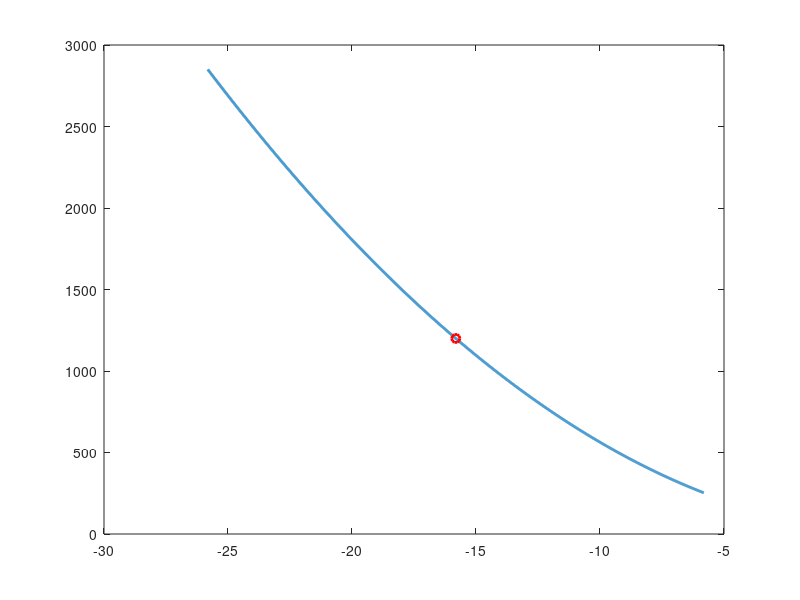
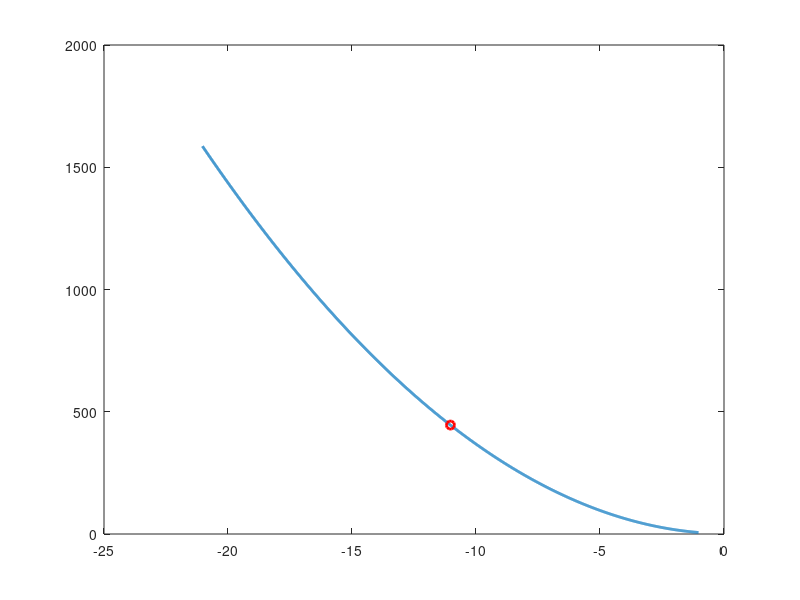
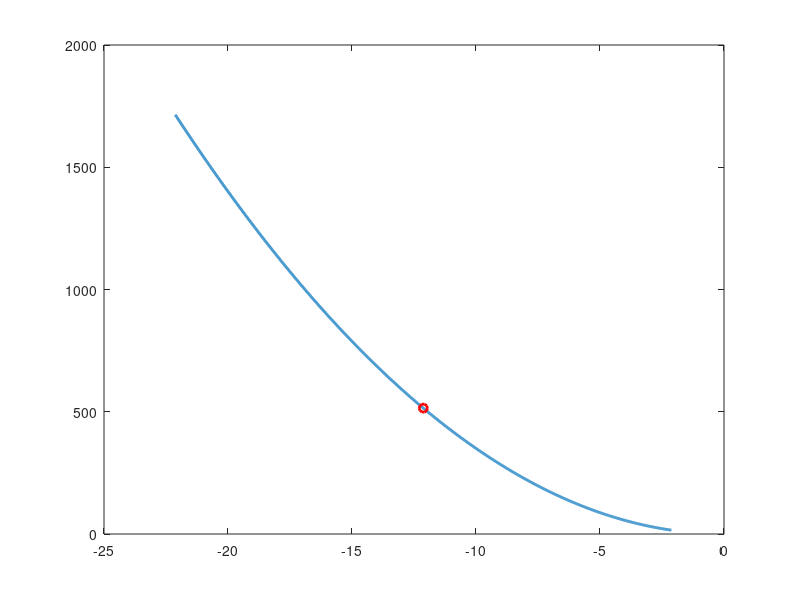
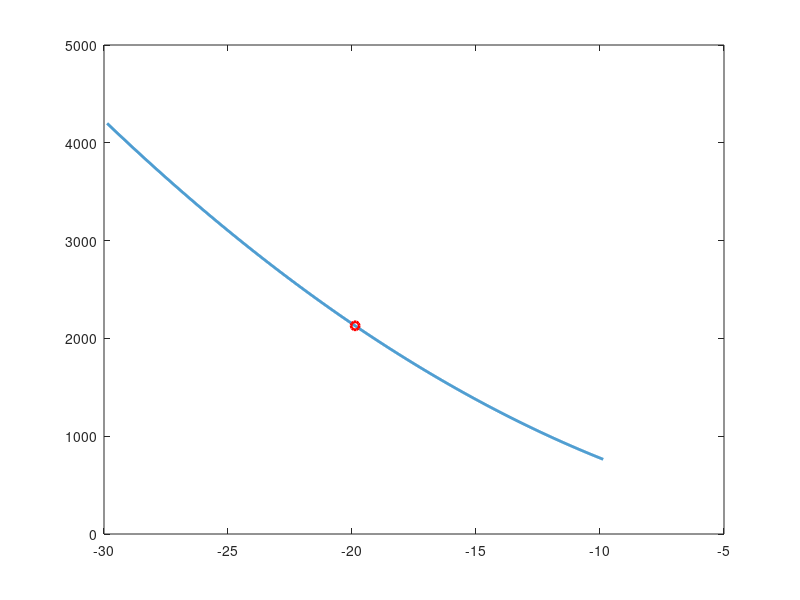

These charts were generated, in order, by the following MATLAB code:
clear all; clc;

m=8;
n=6;r = 3;
%X = rand(m,n);
W0 = randn(m,r);
 H0 = randn(r,n);
 X =  (W0*H0).^2;

lambda = randn(m,n);
rho=5;


p = find(X>0);
q = find(X==0);

epsilon = 0.001;

[U,S,V] = svds(X,r);
Theta = U*S*V';
Theta = max(epsilon,Theta);

W = U;
H = S*V';

A = W*H;

%for k=1:100


t1 = (rho*A - lambda + sqrt((lambda - rho*A).^2 + 8*X.*(rho+2))) ./ 2*(rho+2);
t2 = (rho*A - lambda - sqrt((lambda - rho*A).^2 + 8*X.*(rho+2))) ./ 2*(rho+2);

g1 = t1.^2 - X.* log(t1.^2) + t1.*lambda + rho/2 .* (t1-A).^2;
g2 = t2.^2 - X.* log(t2.^2) + t2.*lambda + rho/2 .* (t2-A).^2;

if g1(p)<g2(p)

   Theta(p) = t1(p);
else
    Theta(p) = t2(p);
end


Theta(q) = (rho.*A(q) - lambda(q)) ./ (rho+2); 


        obj = Theta.^2 - X.* log(Theta.^2) + Theta.*lambda + rho/2 .* (Theta - A).^2;

        % W = (1/rho) * ((H*H') \ (H* lambda' + rho * H * Theta') );
        % W = W';
        % H = (1/rho) * ((W'*W) \ (W' * lambda + rho * W' * Theta) );
        % A = W*H;
        % lambda = lambda + rho*(Theta - A);

    for i = 1 : m
        for j = 1 : n
            thetaijint = [Theta(i,j)-10:0.01:Theta(i,j)+10]; 
            for k = 1 : length(thetaijint)
                fthetaijint(k) = thetaijint(k).^2 - X(i,j).* log(thetaijint(k).^2) + thetaijint(k).*lambda(i,j) + rho/2 .* (thetaijint(k) - A(i,j)).^2;
            end

            % if min(fthetaijint) < obj(i,j)-1e-12
            %     disp('PROBLEM in your formula Atharva')
                  figure; 
                  set(0, 'DefaultLineLineWidth', 2);
            plot(thetaijint,fthetaijint);
            hold on; 
            plot(Theta(i,j),obj(i,j),'ro'); 

            %     keyboard
            % end

        end
    end


        % i=3;j=3;
        % error(k)= Theta(i,j);

%end
   
% figure;
% set(0, 'DefaultAxesFontSize', 20);
% set(0, 'DefaultLineLineWidth', 2);
% semilogy(error);     
